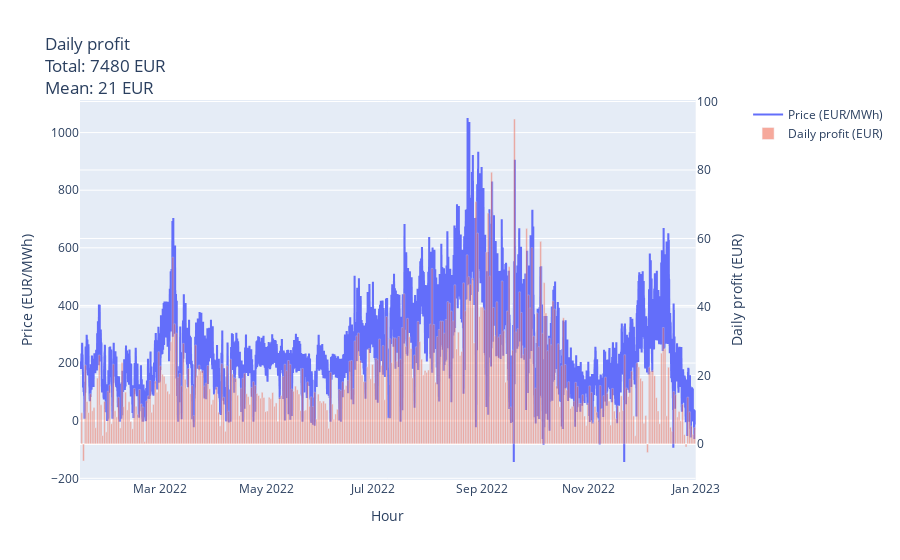

Notebook cell for this chart:
### Code cell
display_profit(df_optim)

### Figure 1 — Plotly figure (JSON) as saved in the notebook; plotly's stock layout.template omitted (floating-point values rounded to 4 significant figures; data arrays with more than 128 entries replaced by an {"elided": "..."} marker saying what was removed)
{"data": [{"line": {"shape": "hv"}, "name": "Price (EUR/MWh)", "showlegend": true, "type": "scatter", "x": {"elided": "8424 str values"}, "xaxis": "x", "y": {"elided": "8424 float values"}, "yaxis": "y"}, {"name": "Daily profit (EUR)", "offset": 2, "opacity": 0.5, "showlegend": true, "type": "bar", "x": {"elided": "351 str values"}, "xaxis": "x", "y": {"elided": "351 float values"}, "yaxis": "y2"}], "layout": {"bargap": 0, "title": {"text": "Daily profit<br>Total: 7480 EUR<br>Mean: 21 EUR"}, "xaxis": {"anchor": "y", "domain": [0, 0.94], "title": {"text": "Hour"}}, "yaxis": {"anchor": "x", "domain": [0, 1], "title": {"text": "Price (EUR/MWh)"}}, "yaxis2": {"anchor": "x", "overlaying": "y", "side": "right", "title": {"text": "Daily profit (EUR)"}}}}
